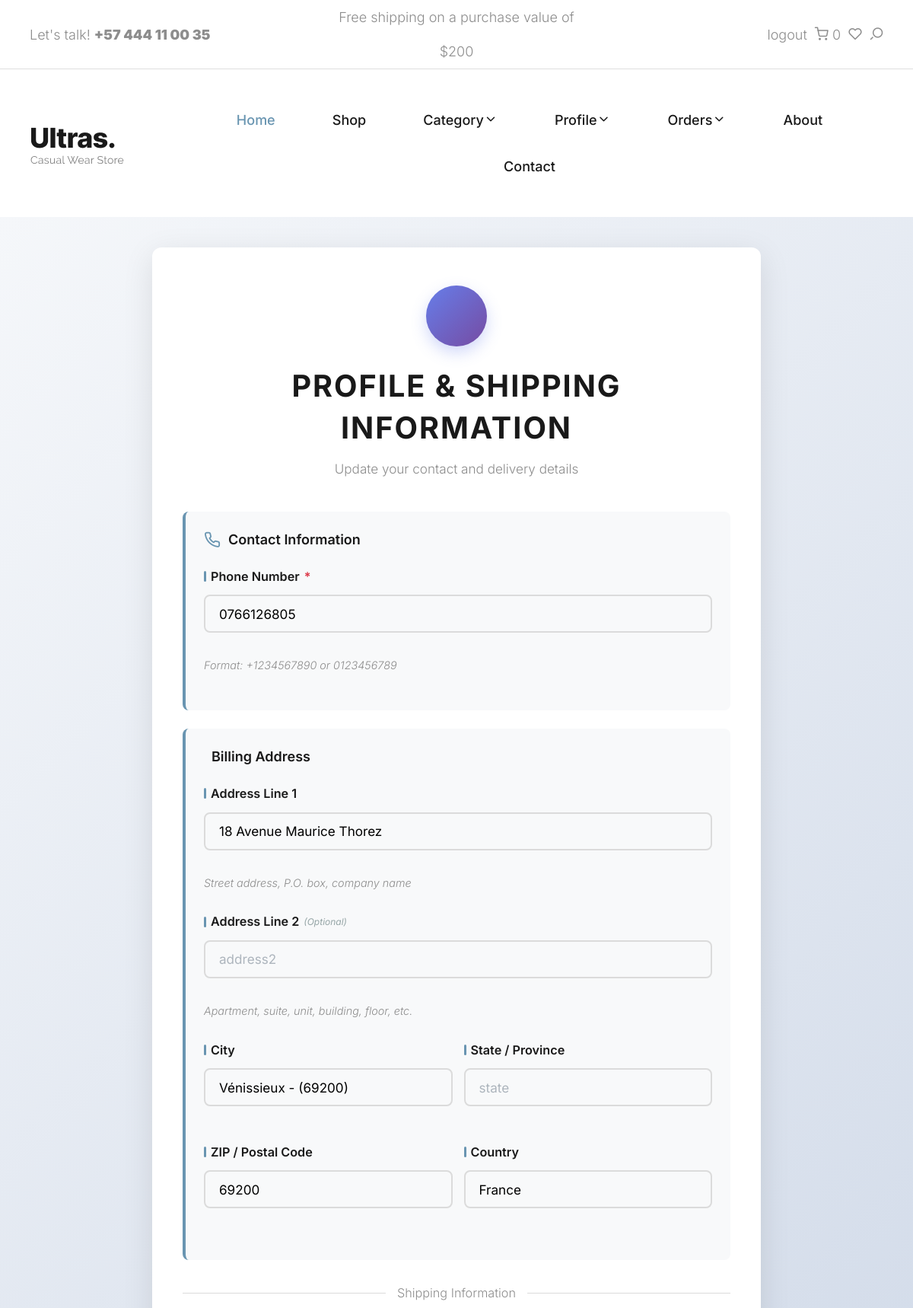
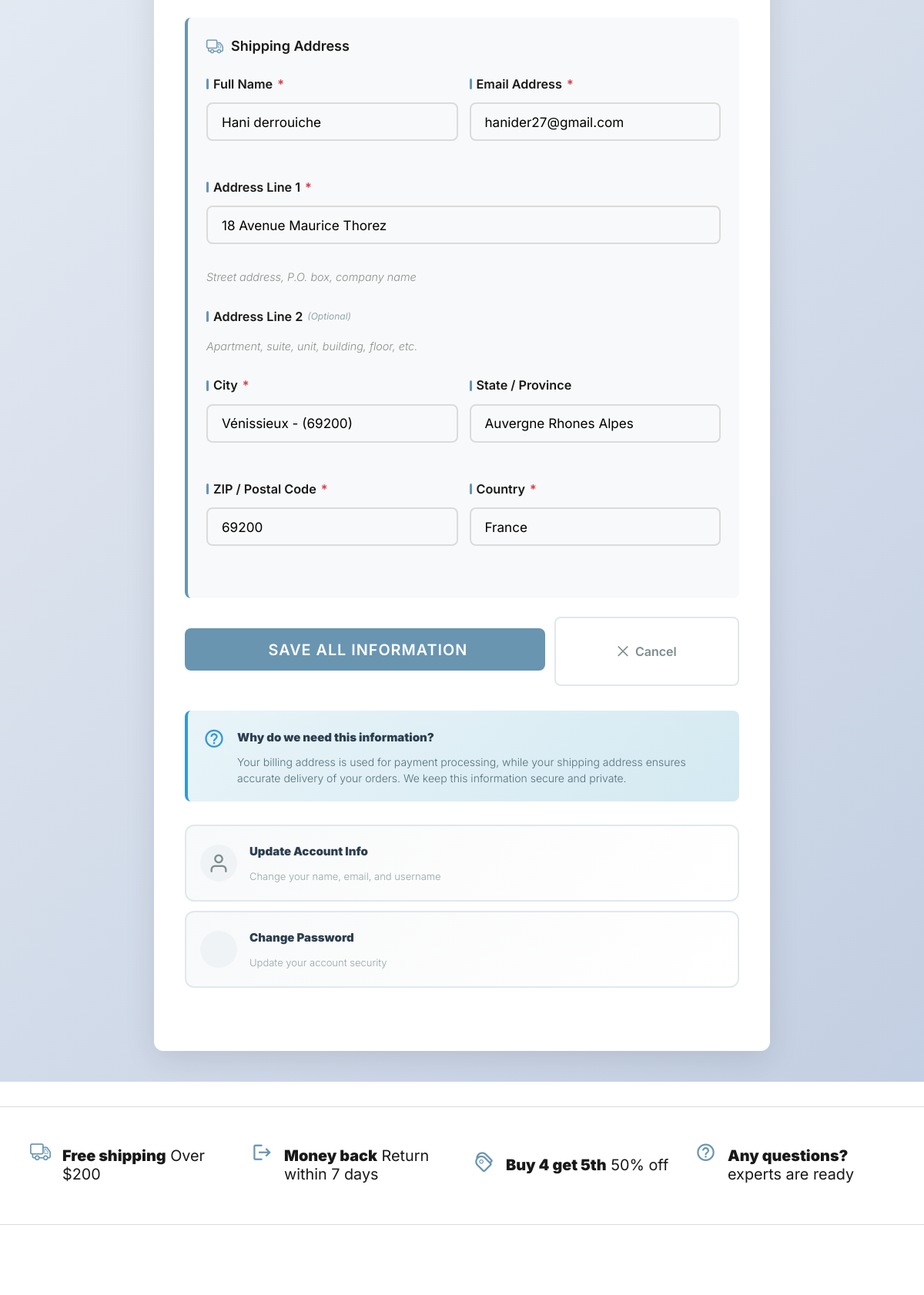
/update_info/ (signed in, upper part), run on the app's committed database (2 pictures, top to bottom).
### ecom/store/models.py (models this page shows, shortened)
class Profile(models.Model):
    user = models.OneToOneField(settings.AUTH_USER_MODEL, on_delete=models.CASCADE)
    date_modified = models.DateTimeField(auto_now=True)
    phone = models.CharField(max_length=20, blank=True)
    address1 = models.CharField(max_length=200, blank=True)
    address2 = models.CharField(max_length=200, blank=True)
    city = models.CharField(max_length=200, blank=True)
    state = models.CharField(max_length=200, blank=True)
    zipcode = models.CharField(max_length=200, blank=True)
    country = models.CharField(max_length=200, blank=True)
    old_cart = models.CharField(max_length=200, blank=True, null=True)

### ecom/payment/models.py (models this page shows, shortened)
class ShippingAddress(models.Model):
    user = models.OneToOneField(settings.AUTH_USER_MODEL, on_delete=models.CASCADE)
    shipping_full_name = models.CharField(max_length=255)
    shipping_email = models.EmailField( max_length=255)
    shipping_address1 =models.CharField(max_length=200)
    shipping_address2=models.CharField(max_length=200)
    shipping_city= models.CharField(max_length=200)
    shipping_state= models.CharField(max_length=200)
    shipping_zipcode= models.CharField(max_length=200)
    shipping_country= models.CharField(max_length=200)
    class Meta :
        verbose_name_plural = "Shipping Address"

### ecom/store/views.py (the view)
# urls.py: path('update_info/', views.update_info, name='update_info'),
def update_info(request):
    if request.user.is_authenticated:
        current_user, created = Profile.objects.get_or_create(user=request.user)
        shipping_user, created = ShippingAddress.objects.get_or_create(user=request.user)
        form = UserInfoForm(request.POST or None, instance=current_user)
        shipping_form = ShippingForm(request.POST or None, instance=shipping_user)
        if form.is_valid() or shipping_form.is_valid():
            form.save()
            shipping_form.save()
            messages.success(request, "Your info has been updated")
            return redirect ('home')
        return render(request, "update_info.html", {'form': form, 'shipping_form':shipping_form})
    else:
        messages.error(request, "you must be loged in to acces to that page")
        return redirect('home')

### ecom/store/forms.py
class UserInfoForm(forms.ModelForm):
	phone = forms.CharField(label="", widget=forms.TextInput(attrs={'class':'form-control', 'placeholder':'phone number'}), required=False)
	address1 = forms.CharField(label="", widget=forms.TextInput(attrs={'class':'form-control', 'placeholder':'address1'}), required=False)
	address2 = forms.CharField(label="", widget=forms.TextInput(attrs={'class':'form-control', 'placeholder':'address2'}), required=False)
	city = forms.CharField(label="", widget=forms.TextInput(attrs={'class':'form-control', 'placeholder':'city'}), required=False)
	state = forms.CharField(label="", widget=forms.TextInput(attrs={'class':'form-control', 'placeholder':'state'}), required=False)
	zipcode = forms.CharField(label="", widget=forms.TextInput(attrs={'class':'form-control', 'placeholder':'zipcode'}), required=False)
	country = forms.CharField(label="", widget=forms.TextInput(attrs={'class':'form-control', 'placeholder':'country'}), required=False)
	class Meta :
		model = Profile
		fields = ('phone', 'address1', 'address2', 'city', 'state', 'zipcode', 'country')

### ecom/cart/cart.py (called while the page is built)
    def __len__(self):
        return len(self.cart)

### ecom/cart/context_processors.py (called while the page is built)
def cart(request):
    return {'cart': Cart(request)}

### ecom/store/templates/update_info.html (shortened to what this page needs)
{% extends 'base.html' %}
{% load static %}
{% block content %}
<section class="login-container">
  <div class="login-wrapper" style="max-width: 800px;">
    <div class="login-header">
      <div class="profile-icon">
      </div>
      <h2>Profile & Shipping Information</h2>
      <p>Update your contact and delivery details</p>
    </div>
    <form method="POST" action="{% url 'update_info' %}" class="login-form">
      <div class="form-section">
        <h3 class="section-title">
          <i class="icon icon-phone"></i> Contact Information
        </h3>
        <div class="form-group">
          <label for="{{ form.phone.id_for_label }}">Phone Number <span class="required">*</span></label>
          {{ form.phone }}
          <small class="form-hint">Format: +1234567890 or 0123456789</small>
        </div>
      </div>
      <div class="form-section">
        <h3 class="section-title">
           Billing Address
        </h3>
        <div class="form-group">
          <label for="{{ form.address1.id_for_label }}">Address Line 1</label>
          {{ form.address1 }}
          <small class="form-hint">Street address, P.O. box, company name</small>
        </div>
        <div class="form-group">
          <label for="{{ form.address2.id_for_label }}">Address Line 2 <span class="optional">(Optional)</span></label>
          {{ form.address2 }}
          <small class="form-hint">Apartment, suite, unit, building, floor, etc.</small>
        </div>
        <div class="form-row">
          <div class="form-group">
            <label for="{{ form.city.id_for_label }}">City</label>
            {{ form.city }}
          </div>
          <div class="form-group">
            <label for="{{ form.state.id_for_label }}">State / Province</label>
            {{ form.state }}
          </div>
        </div>
        <div class="form-row">
          <div class="form-group">
            <label for="{{ form.zipcode.id_for_label }}">ZIP / Postal Code</label>
            {{ form.zipcode }}
          </div>
          <div class="form-group">
            <label for="{{ form.country.id_for_label }}">Country</label>
            {{ form.country }}
          </div>
        </div>
      </div>
      <div class="divider">
        <span>Shipping Information</span>
      </div>
      <div class="form-section">
        <h3 class="section-title">
          <i class="icon icon-truck"></i> Shipping Address
        </h3>
        <div class="form-row">
          <div class="form-group">
            <label for="{{ shipping_form.shipping_full_name.id_for_label }}">Full Name <span class="required">*</span></label>
            {{ shipping_form.shipping_full_name }}
          </div>
          <div class="form-group">
            <label for="{{ shipping_form.shipping_email.id_for_label }}">Email Address <span class="required">*</span></label>
            {{ shipping_form.shipping_email }}
          </div>
        </div>
        <div class="form-group">
          <label for="{{ shipping_form.shipping_address1.id_for_label }}">Address Line 1 <span class="required">*</span></label>
          {{ shipping_form.shipping_address1 }}
          <small class="form-hint">Street address, P.O. box, company name</small>
        </div>
        <div class="form-group">
          <label for="{{ shipping_form.shipping_addresse2.id_for_label }}">Address Line 2 <span class="optional">(Optional)</span></label>
          <small class="form-hint">Apartment, suite, unit, building, floor, etc.</small>
        </div>
        <div class="form-row">
          <div class="form-group">
            <label for="{{ shipping_form.shipping_city.id_for_label }}">City <span class="required">*</span></label>
            {{ shipping_form.shipping_city }}
          </div>
          <div class="form-group">
            <label for="{{ shipping_form.shipping_state.id_for_label }}">State / Province</label>
            {{ shipping_form.shipping_state }}
          </div>
        </div>
        <div class="form-row">
          <div class="form-group">
            <label for="{{ shipping_form.shipping_zipcode.id_for_label }}">ZIP / Postal Code <span class="required">*</span></label>
            {{ shipping_form.shipping_zipcode }}
          </div>
          <div class="form-group">
            <label for="{{ shipping_form.shipping_country.id_for_label }}">Country <span class="required">*</span></label>
            {{ shipping_form.shipping_country }}
          </div>
        </div>
      </div>
      <div class="button-group">
        <button type="submit" class="login-button">
           Save All Information
        </button>
        <a href="{% url 'home' %}" class="cancel-button">
          <i class="icon icon-close"></i> Cancel
        </a>
      </div>
      <div class="info-box">
        <i class="icon icon-help_outline"></i>
        <div>
          <strong>Why do we need this information?</strong>
          <p>Your billing address is used for payment processing, while your shipping address ensures accurate delivery of your orders. We keep this information secure and private.</p>
        </div>
      </div>
      <div class="account-actions" style="margin-top: 30px;">
        <a href="{% url 'update_user' %}" class="action-link">
          <i class="icon icon-user"></i>
          <div>
            <strong>Update Account Info</strong>
            <small>Change your name, email, and username</small>
          </div>
        </a>
        <a href="{% url 'update_password' %}" class="action-link">
          <i class="icon icon-lock"></i>
          <div>
            <strong>Change Password</strong>
            <small>Update your account security</small>
          </div>
        </a>
      </div>
    </form>
  </div>
</section>
<section id="shipping-information">
  <hr>
  <div class="container">
    <div class="row d-flex flex-wrap align-items-center justify-content-between">
      <div class="col-md-3 col-sm-6">
        <div class="icon-box">
          <i class="icon icon-truck"></i>
          <h4 class="block-title">
            <strong>Free shipping</strong> Over $200
          </h4>
        </div>
      </div>
      <div class="col-md-3 col-sm-6">
        <div class="icon-box">
          <i class="icon icon-return"></i>
          <h4 class="block-title">
            <strong>Money back</strong> Return within 7 days
          </h4>
        </div>
      </div>
      <div class="col-md-3 col-sm-6">
        <div class="icon-box">
          <i class="icon icon-tags1"></i>
          <h4 class="block-title">
            <strong>Buy 4 get 5th</strong> 50% off
          </h4>
        </div>
      </div>
      <div class="col-md-3 col-sm-6">
        <div class="icon-box">
          <i class="icon icon-help_outline"></i>
          <h4 class="block-title">
            <strong>Any questions?</strong> experts are ready
          </h4>
        </div>
      </div>
    </div>
  </div>
  <hr>
</section>
{% endblock content %}

### ecom/static/icomoon/icomoon.css (style rules this page uses)
[class^="icon-"], [class*=" icon-"] { font-family: 'icomoon' !important; speak: never; font-style: normal; font-weight: normal; font-variant: normal; text-transform: none; line-height: 1; -webkit-font-smoothing: antialiased; -moz-osx-font-smoothing: grayscale; }
.icon-phone:before { content: "\e916"; }
.icon-tags1:before { content: "\e90c"; }
.icon-help_outline:before { content: "\e90f"; }
.icon-return:before { content: "\e906"; }
.icon-user:before { content: "\e907"; }
.icon-truck:before { content: "\e903"; }
.icon-close:before { content: "\e909"; }

### data on the page
Profile: phone "0766126805", address1 "18 Avenue Maurice Thorez", city "Vénissieux - (69200)", zipcode "69200", country "France"
ShippingAddress: shipping_full_name "Hani derrouiche", shipping_email "hanider27@gmail.com", shipping_address1 "18 Avenue Maurice Thorez", shipping_city "Vénissieux - (69200)", shipping_state "Auvergne Rhones Alpes", shipping_zipcode "69200", shipping_country "France"

### other printed values
{{ cart|length }} "0"
